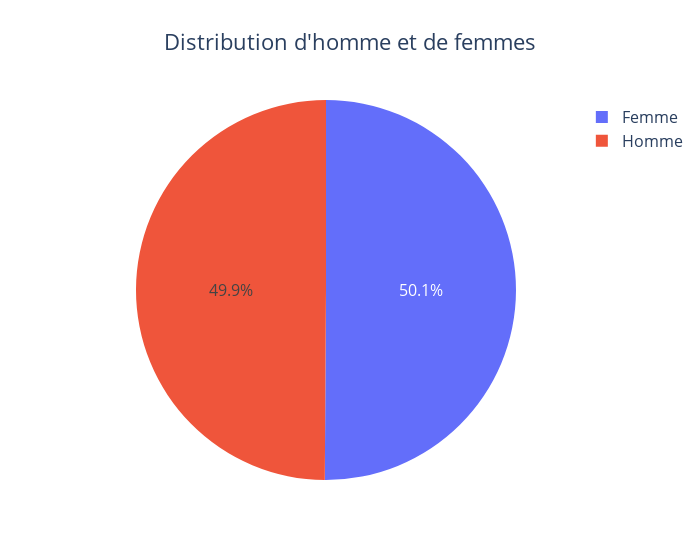

The cell this chart's notebook holds for it:
### Markdown cell above
Nous voila avec un dataset plus lisible et sans trop de valeur manquante

regardons la proportion de femme et d'homme dans le dataset.

### Code cell
# mask pour visualiser les genre 
genre = df["gender"].value_counts(normalize=True).round(3)

pie = go.Figure()
pie.add_trace(go.Pie(
    values = genre,
    labels = ['Femme','Homme'],      
)  )
pie.update_layout(
    width=700,
    title= {'x' : 0.5},
    title_text="Distribution d'homme et de femmes",
    font=dict(
        size=16
    ),
    legend=dict(
        font=dict(
            size=16
        )
    )
)
pie.show()

### Figure 1 — Plotly figure (JSON) as saved in the notebook; plotly's stock layout.template omitted (floating-point values rounded to 4 significant figures)
{"data": [{"labels": ["Femme", "Homme"], "type": "pie", "values": [0.501, 0.499]}], "layout": {"font": {"size": 16}, "legend": {"font": {"size": 16}}, "title": {"text": "Distribution d'homme et de femmes", "x": 0.5}, "width": 700}}
